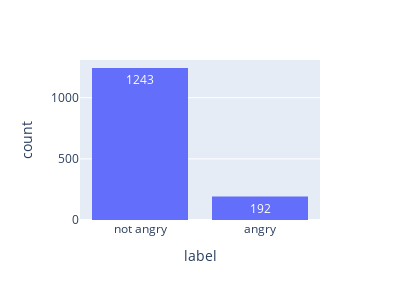

Notebook cell for this chart:
### Code cell
fig = px.histogram(fdf, x="label", histfunc="count", nbins=8, text_auto=True,width=400, height=300)
fig.show()

### Figure 1 — Plotly figure (JSON) as saved in the notebook; plotly's stock layout.template omitted (floating-point values rounded to 4 significant figures; data arrays with more than 128 entries replaced by an {"elided": "..."} marker saying what was removed)
{"data": [{"alignmentgroup": "True", "bingroup": "x", "histfunc": "count", "hovertemplate": "label=%{x}<br>count=%{y}<extra></extra>", "legendgroup": "", "marker": {"color": "#636efa", "pattern": {"shape": ""}}, "name": "", "nbinsx": 8, "offsetgroup": "", "orientation": "v", "showlegend": false, "texttemplate": "%{value}", "type": "histogram", "x": {"elided": "1440 str values"}, "xaxis": "x", "yaxis": "y"}], "layout": {"barmode": "relative", "height": 300, "legend": {"tracegroupgap": 0}, "margin": {"t": 60}, "width": 400, "xaxis": {"anchor": "y", "domain": [0, 1], "title": {"text": "label"}}, "yaxis": {"anchor": "x", "domain": [0, 1], "title": {"text": "count"}}}}
